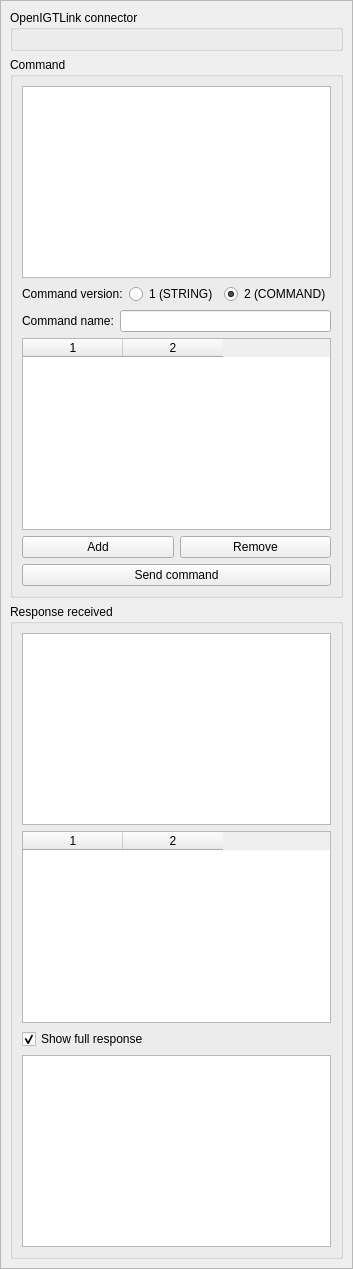
<?xml version="1.0" encoding="UTF-8"?>
<ui version="4.0">
 <class>qSlicerOpenIGTLinkRemoteCommandWidget</class>
 <widget class="qSlicerWidget" name="qSlicerOpenIGTLinkRemoteCommandWidget">
  <property name="windowTitle">
   <string>Form</string>
  </property>
  <layout class="QVBoxLayout" name="verticalLayout">
   <property name="spacing">
    <number>0</number>
   </property>
   <property name="leftMargin">
    <number>0</number>
   </property>
   <property name="topMargin">
    <number>0</number>
   </property>
   <property name="rightMargin">
    <number>0</number>
   </property>
   <property name="bottomMargin">
    <number>0</number>
   </property>
   <item>
    <widget class="QFrame" name="frame">
     <property name="sizePolicy">
      <sizepolicy hsizetype="Preferred" vsizetype="MinimumExpanding">
       <horstretch>0</horstretch>
       <verstretch>0</verstretch>
      </sizepolicy>
     </property>
     <property name="frameShape">
      <enum>QFrame::StyledPanel</enum>
     </property>
     <property name="frameShadow">
      <enum>QFrame::Raised</enum>
     </property>
     <layout class="QVBoxLayout" name="verticalLayout_6">
      <item>
       <widget class="QGroupBox" name="groupBox_3">
        <property name="title">
         <string>OpenIGTLink connector</string>
        </property>
        <layout class="QVBoxLayout" name="verticalLayout_5">
         <item>
          <widget class="qMRMLNodeComboBox" name="ConnectorComboBox">
           <property name="nodeTypes">
            <stringlist>
             <string>vtkMRMLIGTLConnectorNode</string>
            </stringlist>
           </property>
          </widget>
         </item>
        </layout>
       </widget>
      </item>
      <item>
       <widget class="QGroupBox" name="commandGroupBox">
        <property name="title">
         <string>Command</string>
        </property>
        <layout class="QVBoxLayout" name="verticalLayout_2">
         <item>
          <widget class="QPlainTextEdit" name="CommandTextEdit"/>
         </item>
         <item>
          <widget class="QWidget" name="widget_versionContainer" native="true">
           <layout class="QHBoxLayout" name="horizontalLayout_2">
            <property name="leftMargin">
             <number>0</number>
            </property>
            <property name="topMargin">
             <number>0</number>
            </property>
            <property name="rightMargin">
             <number>0</number>
            </property>
            <property name="bottomMargin">
             <number>0</number>
            </property>
            <item>
             <widget class="QLabel" name="label">
              <property name="text">
               <string>Command version:</string>
              </property>
             </widget>
            </item>
            <item>
             <widget class="QRadioButton" name="radioButton_versionString">
              <property name="text">
               <string>1 (STRING)</string>
              </property>
              <attribute name="buttonGroup">
               <string notr="true">buttonGroup_version</string>
              </attribute>
             </widget>
            </item>
            <item>
             <widget class="QRadioButton" name="radioButton_versionCommand">
              <property name="text">
               <string>2 (COMMAND)</string>
              </property>
              <property name="checked">
               <bool>true</bool>
              </property>
              <attribute name="buttonGroup">
               <string notr="true">buttonGroup_version</string>
              </attribute>
             </widget>
            </item>
           </layout>
          </widget>
         </item>
         <item>
          <widget class="QWidget" name="widget_commandNameContainer" native="true">
           <layout class="QHBoxLayout" name="horizontalLayout_3">
            <property name="leftMargin">
             <number>0</number>
            </property>
            <property name="topMargin">
             <number>0</number>
            </property>
            <property name="rightMargin">
             <number>0</number>
            </property>
            <property name="bottomMargin">
             <number>0</number>
            </property>
            <item>
             <widget class="QLabel" name="label_commandName">
              <property name="text">
               <string>Command name:</string>
              </property>
             </widget>
            </item>
            <item>
             <widget class="QLineEdit" name="lineEdit_commandName"/>
            </item>
           </layout>
          </widget>
         </item>
         <item>
          <widget class="QTableWidget" name="tableWidget_metaData">
           <property name="showDropIndicator" stdset="0">
            <bool>false</bool>
           </property>
           <property name="dragDropOverwriteMode">
            <bool>false</bool>
           </property>
           <property name="selectionBehavior">
            <enum>QAbstractItemView::SelectRows</enum>
           </property>
           <property name="columnCount">
            <number>2</number>
           </property>
           <attribute name="verticalHeaderVisible">
            <bool>false</bool>
           </attribute>
           <column/>
           <column/>
          </widget>
         </item>
         <item>
          <widget class="QWidget" name="widget_metaActionContainer" native="true">
           <layout class="QHBoxLayout" name="horizontalLayout">
            <property name="leftMargin">
             <number>0</number>
            </property>
            <property name="topMargin">
             <number>0</number>
            </property>
            <property name="rightMargin">
             <number>0</number>
            </property>
            <property name="bottomMargin">
             <number>0</number>
            </property>
            <item>
             <widget class="QPushButton" name="pushButton_addMetaData">
              <property name="text">
               <string>Add</string>
              </property>
             </widget>
            </item>
            <item>
             <widget class="QPushButton" name="pushButton_removeMetaData">
              <property name="text">
               <string>Remove</string>
              </property>
             </widget>
            </item>
           </layout>
          </widget>
         </item>
         <item>
          <widget class="QPushButton" name="SendCommandButton">
           <property name="text">
            <string>Send command</string>
           </property>
          </widget>
         </item>
        </layout>
       </widget>
      </item>
      <item>
       <widget class="QGroupBox" name="responseGroupBox">
        <property name="title">
         <string>Response received</string>
        </property>
        <layout class="QVBoxLayout" name="verticalLayout_4">
         <item>
          <widget class="QPlainTextEdit" name="ResponseTextEdit">
           <property name="readOnly">
            <bool>true</bool>
           </property>
          </widget>
         </item>
         <item>
          <widget class="QTableWidget" name="tableWidget_responseMetaData">
           <property name="editTriggers">
            <set>QAbstractItemView::NoEditTriggers</set>
           </property>
           <property name="showDropIndicator" stdset="0">
            <bool>false</bool>
           </property>
           <property name="dragDropOverwriteMode">
            <bool>false</bool>
           </property>
           <property name="selectionBehavior">
            <enum>QAbstractItemView::SelectRows</enum>
           </property>
           <property name="columnCount">
            <number>2</number>
           </property>
           <attribute name="verticalHeaderVisible">
            <bool>false</bool>
           </attribute>
           <column/>
           <column/>
          </widget>
         </item>
         <item>
          <widget class="QCheckBox" name="ShowFullResponseCheckBox">
           <property name="text">
            <string>Show full response</string>
           </property>
           <property name="checked">
            <bool>true</bool>
           </property>
          </widget>
         </item>
         <item>
          <widget class="QPlainTextEdit" name="FullResponseTextEdit">
           <property name="readOnly">
            <bool>true</bool>
           </property>
          </widget>
         </item>
        </layout>
       </widget>
      </item>
     </layout>
    </widget>
   </item>
  </layout>
 </widget>
 <customwidgets>
  <customwidget>
   <class>qMRMLNodeComboBox</class>
   <extends>QWidget</extends>
   <header>qMRMLNodeComboBox.h</header>
  </customwidget>
  <customwidget>
   <class>qSlicerWidget</class>
   <extends>QWidget</extends>
   <header>qSlicerWidget.h</header>
   <container>1</container>
  </customwidget>
 </customwidgets>
 <resources/>
 <connections>
  <connection>
   <sender>qSlicerOpenIGTLinkRemoteCommandWidget</sender>
   <signal>mrmlSceneChanged(vtkMRMLScene*)</signal>
   <receiver>ConnectorComboBox</receiver>
   <slot>setMRMLScene(vtkMRMLScene*)</slot>
   <hints>
    <hint type="sourcelabel">
     <x>213</x>
     <y>396</y>
    </hint>
    <hint type="destinationlabel">
     <x>274</x>
     <y>73</y>
    </hint>
   </hints>
  </connection>
  <connection>
   <sender>ShowFullResponseCheckBox</sender>
   <signal>toggled(bool)</signal>
   <receiver>FullResponseTextEdit</receiver>
   <slot>setVisible(bool)</slot>
   <hints>
    <hint type="sourcelabel">
     <x>169</x>
     <y>430</y>
    </hint>
    <hint type="destinationlabel">
     <x>169</x>
     <y>519</y>
    </hint>
   </hints>
  </connection>
 </connections>
 <buttongroups>
  <buttongroup name="buttonGroup_version"/>
 </buttongroups>
</ui>
